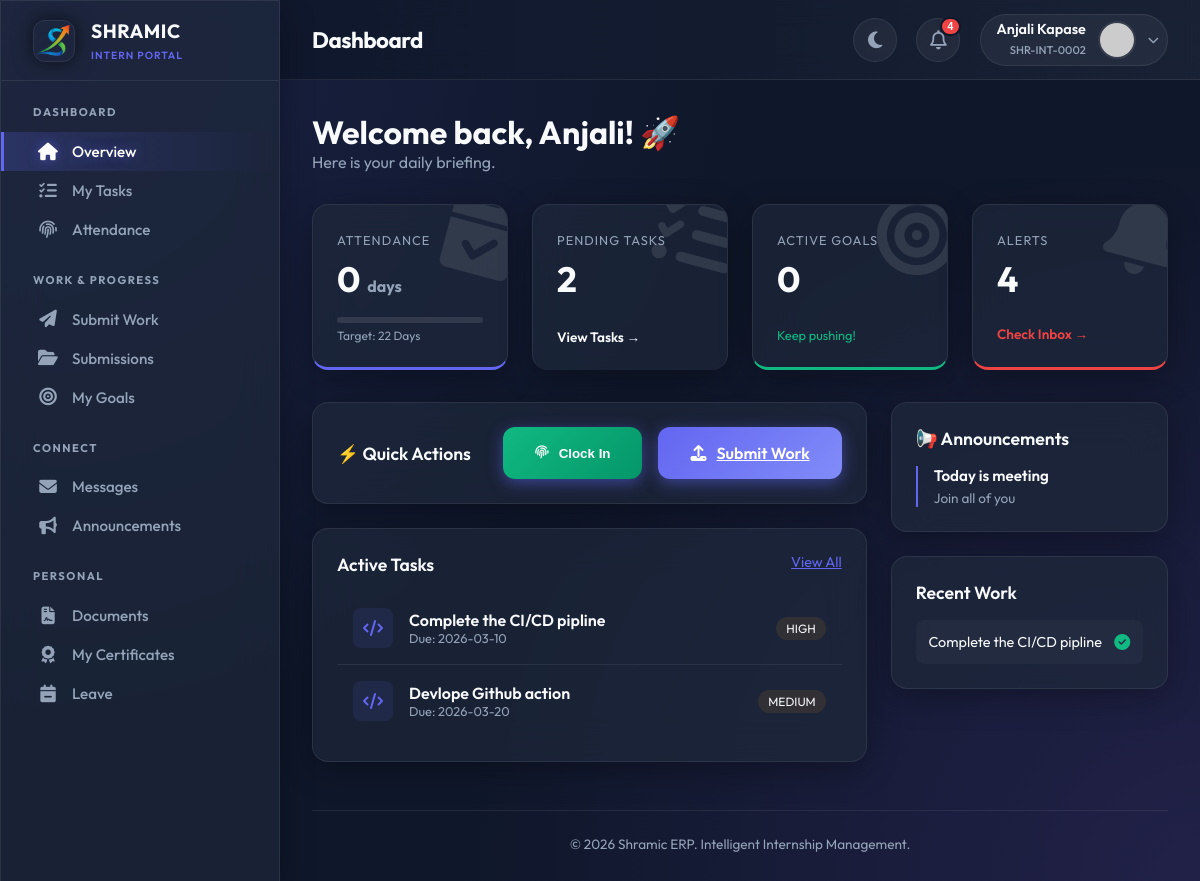
Page /intern/dashboard (signed in) on the earlier database version.
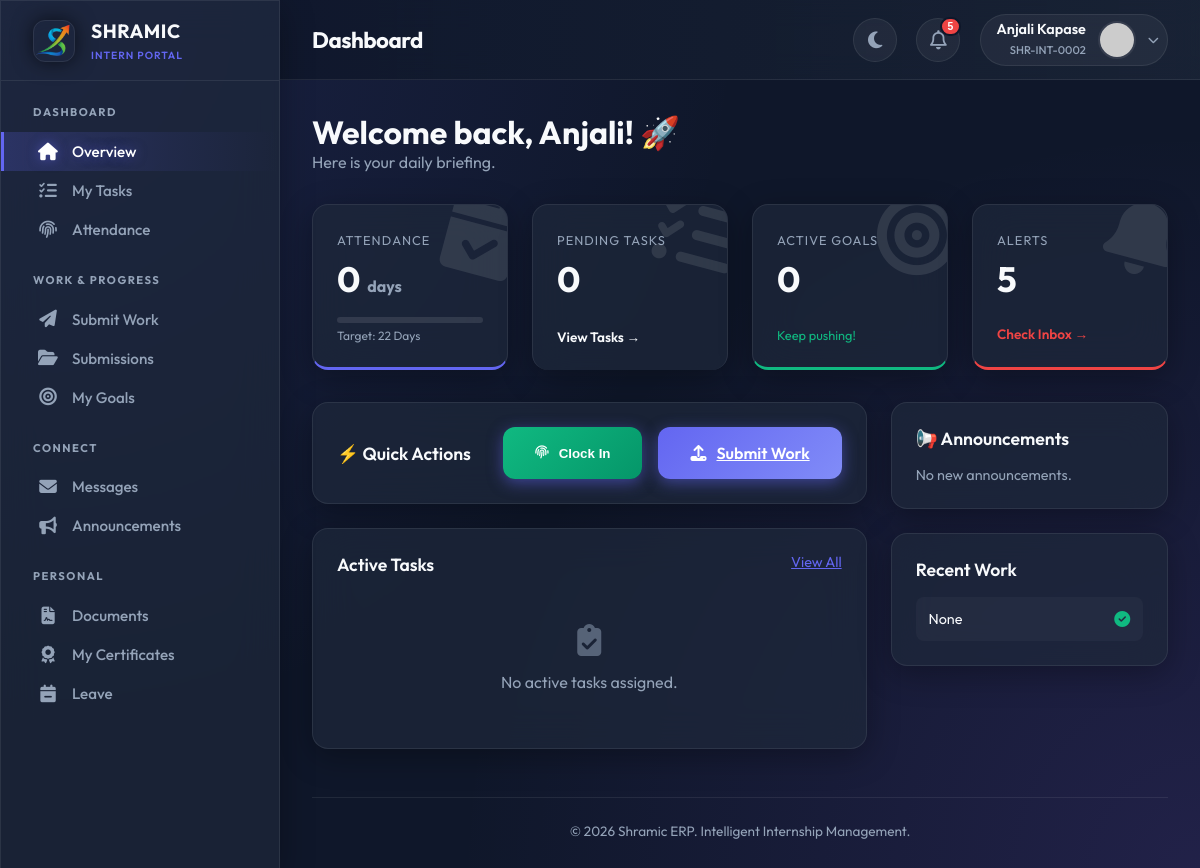
Same page on the later database version.
### tables this page shows
CREATE TABLE tasks (
            id INTEGER PRIMARY KEY AUTOINCREMENT,
            title TEXT NOT NULL,
            description TEXT,
            file_url TEXT,
            assigned_to TEXT,
            assigned_by INTEGER,
            deadline DATE,
            priority TEXT DEFAULT 'MEDIUM',
            status TEXT DEFAULT 'ACTIVE',
            category TEXT,
            estimated_hours REAL,
            completion_percentage INTEGER DEFAULT 0,
            created_at TIMESTAMP DEFAULT CURRENT_TIMESTAMP,
            updated_at TIMESTAMP DEFAULT CURRENT_TIMESTAMP,
            FOREIGN KEY (assigned_by) REFERENCES users(id)
        );

CREATE TABLE announcements (
            id INTEGER PRIMARY KEY AUTOINCREMENT,
            title TEXT NOT NULL,
            content TEXT NOT NULL,
            created_by INTEGER,
            priority TEXT DEFAULT 'NORMAL',
            category TEXT,
            target_roles TEXT,
            expires_at TIMESTAMP,
            created_at TIMESTAMP DEFAULT CURRENT_TIMESTAMP,
            FOREIGN KEY (created_by) REFERENCES users(id)
        );

CREATE TABLE submissions (
            id INTEGER PRIMARY KEY AUTOINCREMENT,
            user_id INTEGER,
            task_id INTEGER,
            content TEXT,
            file_url TEXT,
            file_type TEXT,
            file_size INTEGER,
            status TEXT DEFAULT 'PENDING',
            version INTEGER DEFAULT 1,
            submitted_at TIMESTAMP DEFAULT CURRENT_TIMESTAMP,
            reviewed_at TIMESTAMP,
            reviewed_by INTEGER,
            feedback TEXT,
            grade TEXT,
            FOREIGN KEY (user_id) REFERENCES users(id),
            FOREIGN KEY (task_id) REFERENCES tasks(id),
            FOREIGN KEY (reviewed_by) REFERENCES users(id)
        );

### app.py (the view)
@app.route('/intern/dashboard')
@login_required
@approved_required
def intern_dashboard():
    conn = get_db_connection()
    cur = conn.cursor()
    cur.execute("""
        SELECT * FROM tasks
        WHERE (assigned_to = ? OR assigned_to = ? OR assigned_to = 'ALL')
        AND status = 'ACTIVE'
        ORDER BY deadline ASC, created_at DESC
        LIMIT 10
    """, (current_user.intern_id, current_user.role))
    tasks = cur.fetchall()
    cur.execute("""
        SELECT s.*, t.title as task_title
        FROM submissions s
        LEFT JOIN tasks t ON s.task_id = t.id
        WHERE s.user_id = ?
        ORDER BY s.submitted_at DESC
        LIMIT 5
    """, (current_user.id,))
    submissions = cur.fetchall()
    cur.execute("""
        SELECT COUNT(*) as count
        FROM attendance
        WHERE user_id = ? AND strftime('%Y-%m', date) = strftime('%Y-%m', 'now')
    """, (current_user.id,))
    attendance_count = cur.fetchone()['count']
    cur.execute("""
        SELECT * FROM attendance
        WHERE user_id = ? AND date = DATE('now')
    """, (current_user.id,))
    today_attendance = cur.fetchone()
    cur.execute("""
        SELECT * FROM announcements
        WHERE (expires_at IS NULL OR expires_at > CURRENT_TIMESTAMP)
        AND (target_roles = 'ALL' OR target_roles LIKE ?)
        ORDER BY priority DESC, created_at DESC
        LIMIT 5
    """, (f'%{current_user.role}%',))
    announcements = cur.fetchall()
    cur.execute("""
        SELECT COUNT(*) as count
        FROM tasks
        WHERE (assigned_to = ? OR assigned_to = ? OR assigned_to = 'ALL')
        AND status = 'ACTIVE'
    """, (current_user.intern_id, current_user.role))
    pending_tasks = cur.fetchone()['count']
    cur.execute("""
        SELECT COUNT(*) as count
        FROM notifications
        WHERE user_id = ? AND is_read = 0
    """, (current_user.id,))
    unread_notifications = cur.fetchone()['count']
    cur.execute("""
        SELECT * FROM goals
        WHERE user_id = ? AND status = 'IN_PROGRESS'
        ORDER BY target_date ASC
        LIMIT 5
    """, (current_user.id,))
    goals = cur.fetchall()
    conn.close()
    return render_template('intern/dashboard.html',
        tasks=tasks,
        submissions=submissions,
        attendance_count=attendance_count,
        marked_today=today_attendance is not None,
        announcements=announcements,
        pending_tasks=pending_tasks,
        unread_notifications=unread_notifications,
        goals=goals
    )

### app.py (called while the page is built)
@app.before_request
def make_session_permanent():
    session.permanent = True
    app.permanent_session_lifetime = timedelta(days=365)
    if current_user.is_authenticated:
        try:
            conn = get_db_connection()
            cur = conn.cursor()
            current_timestamp = format_datetime(get_current_datetime())
            cur.execute("UPDATE users SET updated_at = ? WHERE id = ?",
                       (current_timestamp, current_user.id))
            conn.commit()
            conn.close()
        except:
            pass

def get_db_connection():
    conn = sqlite3.connect(DATABASE)
    conn.row_factory = sqlite3.Row
    return conn

def get_current_datetime():
    return datetime.now(TIMEZONE)

def format_datetime(dt, format_str='%Y-%m-%d %H:%M:%S'):
    if dt is None: return None
    if isinstance(dt, str): return dt
    return dt.strftime(format_str)

@login_manager.user_loader
def load_user(user_id):
    conn = get_db_connection()
    cur = conn.cursor()
    cur.execute("SELECT * FROM users WHERE id = ?", (user_id,))
    user_data = cur.fetchone()
    conn.close()
    return User(dict(user_data)) if user_data else None

### templates/intern/dashboard.html (shortened to what the changed rows need)
{% extends "intern/base.html" %} {% block page_title %}Dashboard{% endblock %}
 {% block content %}
<div style="margin-bottom: 2rem">
  <h1 style="font-size: 2rem; font-weight: 700">
    Welcome back, {{ current_user.full_name.split(' ')[0] }}! 🚀
  </h1>
</div>
<div class="dashboard-grid">
  <div
    class="glass-panel card-3d stat-card"
    style="border-bottom: 3px solid var(--primary)"
  >
    <div>
      <h2 style="font-size: 2.2rem; font-weight: 700; margin-top: 0.5rem">
        {{ attendance_count }}
        <span style="font-size: 1rem; color: var(--text-muted)">days</span>
      </h2>
    </div>
  </div>
  <div
    class="glass-panel card-3d stat-card"
    style="border-bottom: 3px solid var(--warning)"
  >
    <div>
      <span
        style="
          color: var(--text-muted);
          font-size: 0.8rem;
          text-transform: uppercase;
          letter-spacing: 1px;
        "
        >Pending Tasks</span
      >
      <h2 style="font-size: 2.2rem; font-weight: 700; margin-top: 0.5rem">
        {{ pending_tasks }}
      </h2>
    </div>
  </div>
  <div
    class="glass-panel card-3d stat-card"
    style="border-bottom: 3px solid var(--success)"
  >
    <div>
      <h2 style="font-size: 2.2rem; font-weight: 700; margin-top: 0.5rem">
        {{ goals|length }}
      </h2>
    </div>
  </div>
  <div
    class="glass-panel card-3d stat-card"
    style="border-bottom: 3px solid var(--danger)"
  >
    <div>
      <span
        style="
          color: var(--text-muted);
          font-size: 0.8rem;
          text-transform: uppercase;
          letter-spacing: 1px;
        "
        >Alerts</span
      >
      <h2 style="font-size: 2.2rem; font-weight: 700; margin-top: 0.5rem">
        {{ unread_notifications }}
      </h2>
    </div>
  </div>
</div>
<div class="main-split">
  <div style="display: flex; flex-direction: column; gap: 1.5rem">
    <div
      class="glass-panel"
      style="padding: 1.5rem; border-radius: 16px; flex: 1"
    >
      {% if tasks %}
      <div style="display: flex; flex-direction: column">
        {% for task in tasks %}
        <div class="task-item">
          <div style="display: flex; align-items: center; gap: 1rem">
            <div
              style="
                width: 40px;
                height: 40px;
                background: rgba(99, 102, 241, 0.1);
                border-radius: 8px;
                display: flex;
                align-items: center;
                justify-content: center;
                color: var(--primary);
              "
            >
              <i class="fas fa-code"></i>
            </div>
            <div>
              <div style="font-weight: 600">{{ task.title }}</div>
              <div style="font-size: 0.8rem; color: var(--text-muted)">
                Due: {{ task.deadline }}
              </div>
            </div>
          </div>
          <span
            style="
              font-size: 0.75rem;
              padding: 4px 10px;
              border-radius: 20px;
              background: rgba(245, 158, 11, 0.1);
              color: var(--warning);
              border: 1px solid var(--warning);
            "
          >
            {{ task.priority }}
          </span>
        </div>
        {% endfor %}
      </div>
      {% else %}
      <div style="text-align: center; padding: 2rem; color: var(--text-muted)">
        <i
          class="fas fa-clipboard-check"
          style="font-size: 2rem; margin-bottom: 1rem; opacity: 0.5"
        ></i>
        <p>No active tasks assigned.</p>
      </div>
      {% endif %}
    </div>
  </div>
  <div style="display: flex; flex-direction: column; gap: 1.5rem">
    <div class="glass-panel" style="padding: 1.5rem; border-radius: 16px">
      <h3 style="font-size: 1.1rem; font-weight: 600; margin-bottom: 1rem">
        📢 Announcements
      </h3>
      {% if announcements %}
      <div style="display: flex; flex-direction: column; gap: 1rem">
        {% for ann in announcements %}
        <div
          style="
            padding-left: 1rem;
            border-left: 2px solid var(--primary);
            position: relative;
          "
        >
          <div style="font-weight: 600; font-size: 0.95rem">
            {{ ann.title }}
          </div>
          <p
            style="
              font-size: 0.85rem;
              color: var(--text-muted);
              margin-top: 4px;
              display: -webkit-box;
              -webkit-line-clamp: 2;
              -webkit-box-orient: vertical;
              overflow: hidden;
            "
          >
            {{ ann.content }}
          </p>
        </div>
        {% endfor %}
      </div>
      {% else %}
      <p style="color: var(--text-muted); font-size: 0.9rem">
        No new announcements.
      </p>
      {% endif %}
    </div>
    <div class="glass-panel" style="padding: 1.5rem; border-radius: 16px">
      {% if submissions %}
      <div style="display: flex; flex-direction: column; gap: 0.8rem">
        {% for sub in submissions %}
        <div
          style="
            background: rgba(255, 255, 255, 0.03);
            padding: 0.8rem;
            border-radius: 8px;
            display: flex;
            align-items: center;
            justify-content: space-between;
          "
        >
          <div style="font-size: 0.9rem">{{ sub.task_title }}</div>
          {% if sub.status == 'APPROVED' %}
          <i class="fas fa-check-circle" style="color: var(--success)"></i>
          {% elif sub.status == 'REJECTED' %}
          <i class="fas fa-times-circle" style="color: var(--danger)"></i>
          {% else %}
          <i class="fas fa-clock" style="color: var(--warning)"></i>
          {% endif %}
        </div>
        {% endfor %}
      </div>
      {% else %}
      <p style="color: var(--text-muted); font-size: 0.9rem">
        No submissions yet.
      </p>
      {% endif %}
    </div>
  </div>
</div>
{% endblock %}

### templates/intern/base.html (shortened to what the changed rows need)
<!doctype html>
<html lang="en">
  <head>
    <link
      rel="stylesheet"
      href="https://cdnjs.cloudflare.com/ajax/libs/font-awesome/6.4.0/css/all.min.css"
    />
  </head>
  <body data-theme="dark" x-data="{ sidebarOpen: false }">
    <div class="app-container">
      <aside class="sidebar glass-panel" :class="{ 'open': sidebarOpen }">
        <div class="sidebar-header">
          <div>
            <h1
              style="
                font-size: 1.2rem;
                font-weight: 700;
                letter-spacing: 0.5px;
                color: var(--text-main);
              "
            >
              SHRAMIC
            </h1>
          </div>
        </div>
      </aside>
      <main class="main-content">
        <header class="top-header">
          <div style="display: flex; align-items: center">
            <h2 class="page-title">{% block page_title %}{% endblock %}</h2>
          </div>
          <div class="header-actions">
            <div class="relative-container" x-data="{ open: false }">
              <button @click="open = !open" class="icon-btn">
                <i class="far fa-bell"></i>
                {% if unread_notifications > 0 %}
                <span class="badge">{{ unread_notifications }}</span>
                {% endif %}
              </button>
            </div>
          </div>
        </header>
        <div class="content-body">
           {% block content %}{% endblock %}
        </div>
      </main>
    </div>
  </body>
</html>

Differences in the rows shown:
removed tasks: title "Complete the CI/CD pipline", deadline "2026-03-10", priority "HIGH"
removed tasks: title "Devlope Github action", deadline "2026-03-20", priority "MEDIUM"
removed announcements: title "Today is meeting", content "Join all of you"
computed for submissions: task_title "Complete the CI/CD pipline" → "None"
Other differences:
{{ unread_notifications }}: "4" → "5"
{{ pending_tasks }}: "2" → "0"
text now shown: "No active tasks assigned. No new announcements."
